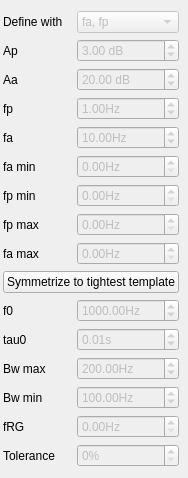
                <widget class="QWidget" name="scrollAreaWidgetContents_4">
                 <property name="geometry">
                  <rect>
                   <x>0</x>
                   <y>0</y>
                   <width>98</width>
                   <height>431</height>
                  </rect>
                 </property>
                 <property name="sizePolicy">
                  <sizepolicy hsizetype="Ignored" vsizetype="Preferred">
                   <horstretch>0</horstretch>
                   <verstretch>0</verstretch>
                  </sizepolicy>
                 </property>
                 <layout class="QGridLayout" name="gridLayout_32">
                  <property name="leftMargin">
                   <number>3</number>
                  </property>
                  <property name="rightMargin">
                   <number>9</number>
                  </property>
                  <item row="2" column="0">
                   <widget class="QLabel" name="label_aa">
                    <property name="text">
                     <string>Aa</string>
                    </property>
                   </widget>
                  </item>
                  <item row="16" column="1">
                   <widget class="QDoubleSpinBox" name="tol_box">
                    <property name="enabled">
                     <bool>false</bool>
                    </property>
                    <property name="suffix">
                     <string>%</string>
                    </property>
                    <property name="decimals">
                     <number>0</number>
                    </property>
                    <property name="minimum">
                     <double>0.000000000000000</double>
                    </property>
                    <property name="maximum">
                     <double>100.000000000000000</double>
                    </property>
                    <property name="singleStep">
                     <double>0.500000000000000</double>
                    </property>
                   </widget>
                  </item>
                  <item row="7" column="0">
                   <widget class="QLabel" name="label_fpmax">
                    <property name="text">
                     <string>fp max</string>
                    </property>
                   </widget>
                  </item>
                  <item row="6" column="1">
                   <widget class="ScienDSpinBox" name="fp_min_box">
                    <property name="enabled">
                     <bool>false</bool>
                    </property>
                    <property name="suffix">
                     <string>Hz</string>
                    </property>
                    <property name="maximum">
                     <double>1000000000.000000000000000</double>
                    </property>
                   </widget>
                  </item>
                  <item row="5" column="1">
                   <widget class="ScienDSpinBox" name="fa_min_box">
                    <property name="enabled">
                     <bool>false</bool>
                    </property>
                    <property name="suffix">
                     <string>Hz</string>
                    </property>
                    <property name="maximum">
                     <double>999999999.000000000000000</double>
                    </property>
                   </widget>
                  </item>
                  <item row="4" column="0">
                   <widget class="QLabel" name="label_fa">
                    <property name="text">
                     <string>fa</string>
                    </property>
                   </widget>
                  </item>
                  <item row="3" column="1">
                   <widget class="ScienDSpinBox" name="fp_box">
                    <property name="enabled">
                     <bool>false</bool>
                    </property>
                    <property name="suffix">
                     <string>Hz</string>
                    </property>
                    <property name="maximum">
                     <double>1000000000.000000000000000</double>
                    </property>
                    <property name="value">
                     <double>1.000000000000000</double>
                    </property>
                   </widget>
                  </item>
                  <item row="4" column="1">
                   <widget class="ScienDSpinBox" name="fa_box">
                    <property name="enabled">
                     <bool>false</bool>
                    </property>
                    <property name="suffix">
                     <string>Hz</string>
                    </property>
                    <property name="maximum">
                     <double>1000000000.000000000000000</double>
                    </property>
                    <property name="value">
                     <double>10.000000000000000</double>
                    </property>
                   </widget>
                  </item>
                  <item row="13" column="0">
                   <widget class="QLabel" name="label_bwmin">
                    <property name="text">
                     <string>Bw min</string>
                    </property>
                   </widget>
                  </item>
                  <item row="12" column="1">
                   <widget class="ScienDSpinBox" name="bw_max_box">
                    <property name="enabled">
                     <bool>false</bool>
                    </property>
                    <property name="suffix">
                     <string>Hz</string>
                    </property>
                    <property name="maximum">
                     <double>100000000.000000000000000</double>
                    </property>
                    <property name="singleStep">
                     <double>1.000000000000000</double>
                    </property>
                    <property name="value">
                     <double>200.000000000000000</double>
                    </property>
                   </widget>
                  </item>
                  <item row="13" column="1">
                   <widget class="ScienDSpinBox" name="bw_min_box">
                    <property name="enabled">
                     <bool>false</bool>
                    </property>
                    <property name="suffix">
                     <string>Hz</string>
                    </property>
                    <property name="maximum">
                     <double>100000000.000000000000000</double>
                    </property>
                    <property name="value">
                     <double>100.000000000000000</double>
                    </property>
                   </widget>
                  </item>
                  <item row="8" column="0">
                   <widget class="QLabel" name="label_famax">
                    <property name="text">
                     <string>fa max</string>
                    </property>
                   </widget>
                  </item>
                  <item row="1" column="1">
                   <widget class="QDoubleSpinBox" name="ap_box">
                    <property name="enabled">
                     <bool>false</bool>
                    </property>
                    <property name="contextMenuPolicy">
                     <enum>Qt::DefaultContextMenu</enum>
                    </property>
                    <property name="prefix">
                     <string/>
                    </property>
                    <property name="suffix">
                     <string> dB</string>
                    </property>
                    <property name="minimum">
                     <double>0.000000000000000</double>
                    </property>
                    <property name="maximum">
                     <double>1000000.000000000000000</double>
                    </property>
                    <property name="value">
                     <double>3.000000000000000</double>
                    </property>
                   </widget>
                  </item>
                  <item row="11" column="0">
                   <widget class="QLabel" name="label_tau0">
                    <property name="text">
                     <string>tau0</string>
                    </property>
                   </widget>
                  </item>
                  <item row="5" column="0">
                   <widget class="QLabel" name="label_famin">
                    <property name="text">
                     <string>fa min</string>
                    </property>
                   </widget>
                  </item>
                  <item row="7" column="1">
                   <widget class="ScienDSpinBox" name="fp_max_box">
                    <property name="enabled">
                     <bool>false</bool>
                    </property>
                    <property name="suffix">
                     <string>Hz</string>
                    </property>
                    <property name="maximum">
                     <double>1000000000.000000000000000</double>
                    </property>
                   </widget>
                  </item>
                  <item row="0" column="1">
                   <widget class="QComboBox" name="define_with_box">
                    <property name="enabled">
                     <bool>false</bool>
                    </property>
                    <item>
                     <property name="text">
                      <string>fa, fp</string>
                     </property>
                    </item>
                    <item>
                     <property name="text">
                      <string>f0, Bw</string>
                     </property>
                    </item>
                   </widget>
                  </item>
                  <item row="3" column="0">
                   <widget class="QLabel" name="label_fp">
                    <property name="text">
                     <string>fp</string>
                    </property>
                   </widget>
                  </item>
                  <item row="2" column="1">
                   <widget class="QDoubleSpinBox" name="aa_box">
                    <property name="enabled">
                     <bool>false</bool>
                    </property>
                    <property name="prefix">
                     <string/>
                    </property>
                    <property name="suffix">
                     <string> dB</string>
                    </property>
                    <property name="minimum">
                     <double>0.000000000000000</double>
                    </property>
                    <property name="maximum">
                     <double>1000000.000000000000000</double>
                    </property>
                    <property name="value">
                     <double>20.000000000000000</double>
                    </property>
                   </widget>
                  </item>
                  <item row="15" column="1">
                   <widget class="ScienDSpinBox" name="frg_box">
                    <property name="enabled">
                     <bool>false</bool>
                    </property>
                    <property name="suffix">
                     <string>Hz</string>
                    </property>
                    <property name="maximum">
                     <double>1000000000.000000000000000</double>
                    </property>
                    <property name="singleStep">
                     <double>1.000000000000000</double>
                    </property>
                   </widget>
                  </item>
                  <item row="12" column="0">
                   <widget class="QLabel" name="label_bwmax">
                    <property name="text">
                     <string>Bw max</string>
                    </property>
                   </widget>
                  </item>
                  <item row="15" column="0">
                   <widget class="QLabel" name="label_fRG">
                    <property name="text">
                     <string>fRG</string>
                    </property>
                   </widget>
                  </item>
                  <item row="10" column="0">
                   <widget class="QLabel" name="label_f0">
                    <property name="text">
                     <string>f0</string>
                    </property>
                   </widget>
                  </item>
                  <item row="6" column="0">
                   <widget class="QLabel" name="label_fpmin">
                    <property name="text">
                     <string>fp min</string>
                    </property>
                   </widget>
                  </item>
                  <item row="11" column="1">
                   <widget class="ScienDSpinBox" name="tau0_box">
                    <property name="enabled">
                     <bool>false</bool>
                    </property>
                    <property name="suffix">
                     <string>s</string>
                    </property>
                    <property name="singleStep">
                     <double>1.000000000000000</double>
                    </property>
                    <property name="value">
                     <double>0.010000000000000</double>
                    </property>
                   </widget>
                  </item>
                  <item row="10" column="1">
                   <widget class="ScienDSpinBox" name="f0_box">
                    <property name="enabled">
                     <bool>false</bool>
                    </property>
                    <property name="suffix">
                     <string>Hz</string>
                    </property>
                    <property name="minimum">
                     <double>0.000000000000000</double>
                    </property>
                    <property name="maximum">
                     <double>1000000000.000000000000000</double>
                    </property>
                    <property name="singleStep">
                     <double>1.000000000000000</double>
                    </property>
                    <property name="value">
                     <double>1000.000000000000000</double>
                    </property>
                   </widget>
                  </item>
                  <item row="1" column="0">
                   <widget class="QLabel" name="label_ap">
                    <property name="text">
                     <string>Ap</string>
                    </property>
                   </widget>
                  </item>
                  <item row="8" column="1">
                   <widget class="ScienDSpinBox" name="fa_max_box">
                    <property name="enabled">
                     <bool>false</bool>
                    </property>
                    <property name="suffix">
                     <string>Hz</string>
                    </property>
                    <property name="maximum">
                     <double>1000000000.000000000000000</double>
                    </property>
                    <property name="singleStep">
                     <double>1.000000000000000</double>
                    </property>
                   </widget>
                  </item>
                  <item row="16" column="0">
                   <widget class="QLabel" name="label_tolerance">
                    <property name="text">
                     <string>Tolerance</string>
                    </property>
                   </widget>
                  </item>
                  <item row="0" column="0">
                   <widget class="QLabel" name="label_definewith">
                    <property name="text">
                     <string>Define with</string>
                    </property>
                   </widget>
                  </item>
                  <item row="9" column="0" colspan="2">
                   <widget class="QPushButton" name="symmetrize_btn">
                    <property name="text">
                     <string>Symmetrize to tightest template</string>
                    </property>
                   </widget>
                  </item>
                 </layout>
                </widget>
